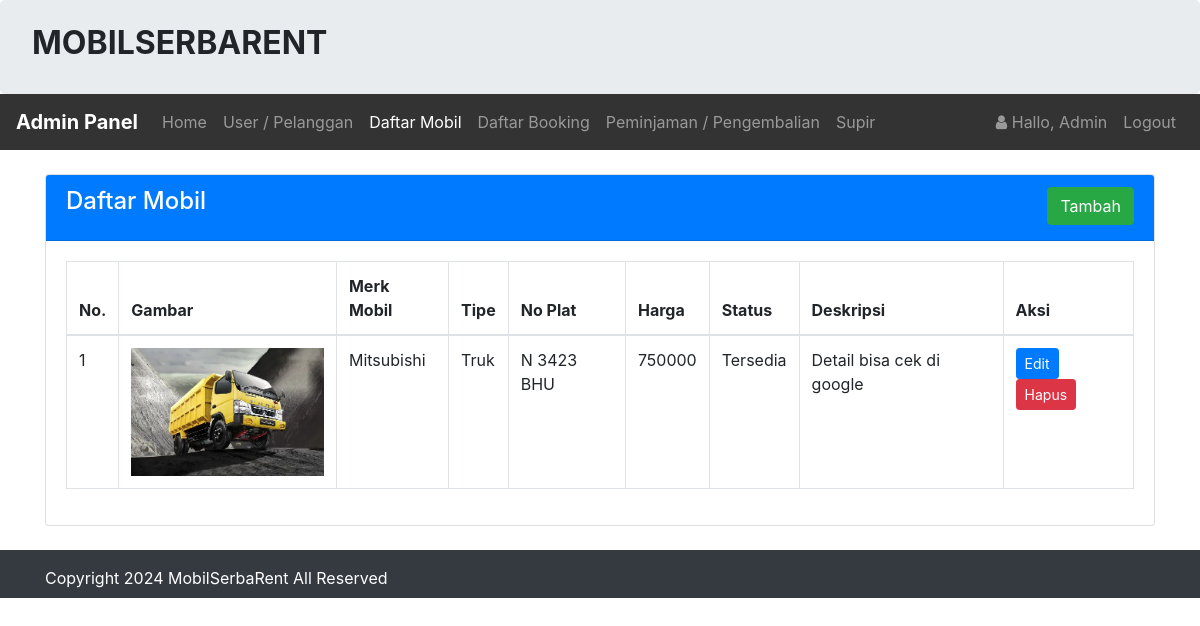
/admin/mobil/mobil.php (signed in), run on the app's committed database.
### tables this page shows
CREATE TABLE IF NOT EXISTS `infoweb` (
  `id` int NOT NULL,
  `nama_rental` varchar(255) DEFAULT NULL,
  `telp` varchar(15) DEFAULT NULL,
  `alamat` text,
  `email` varchar(255) DEFAULT NULL,
  `no_rek` text,
  `updated_at` timestamp NOT NULL DEFAULT CURRENT_TIMESTAMP
);

CREATE TABLE IF NOT EXISTS `mobil` (
  `id_mobil` int NOT NULL AUTO_INCREMENT,
  `no_plat` varchar(255) NOT NULL,
  `merk` varchar(255) NOT NULL,
  `harga` int NOT NULL,
  `deskripsi` varchar(255) NOT NULL,
  `tipe` varchar(255) DEFAULT NULL,
  `status` varchar(255) NOT NULL,
  `gambar` text NOT NULL,
  PRIMARY KEY (`id_mobil`)
);

### koneksi/koneksi.php (called while the page is built, shortened)
<?php
    $user = 'root';
    $pass = '';
    $koneksi = new PDO("mysql:host=localhost;dbname=db_rental", $user, $pass);
    $url = "http://localhost/rental-mobil/";
    $sql_web = "SELECT * FROM infoweb WHERE id = 1";
    $row_web = $koneksi->prepare($sql_web);
    $row_web->execute();
    $info_web = $row_web->fetch(PDO::FETCH_OBJ);
?>

### admin/mobil/mobil.php (the view, shortened to what this page needs)
<?php
    require '../../koneksi/koneksi.php';
    $title_web = 'Daftar Mobil';
    include '../header.php';
?>
<br>
<div class="container">
    <div class="card">
        <div class="card-header text-white bg-primary">
            <h4 class="card-title">
                Daftar Mobil
                <div class="float-right">
                    <a class="btn btn-success" href="tambah.php" role="button">Tambah</a>
                </div>
            </h4>
        </div>
        <div class="card-body">
            <div class="table-responsive">
                <table class="table table-bordered">
                    <thead>
                        <tr>
                            <th>No.</th>
                            <th>Gambar</th>
                            <th>Merk Mobil</th>
                            <th>Tipe</th>
                            <th>No Plat</th>
                            <th>Harga</th>
                            <th>Status</th>
                            <th>Deskripsi</th>
                            <th>Aksi</th>
                        </tr>
                    </thead>
                    <tbody>
                        <?php
                            $sql = "SELECT *FROM mobil ORDER BY id_mobil ASC";
                            $row = $koneksi->prepare($sql);
                            $row->execute();
                            $hasil = $row->fetchAll();
                            $no = 1;
                            foreach($hasil as $isi)
                            {
                        ?>
                        <tr>
                            <td><?php echo $no;?></td>
                            <td><img src="../../assets/image/<?php echo $isi['gambar'];?>" class="img-fluid" style="width:200px;"></td>
                            <td><?php echo $isi['merk'];?></td>
                            <td><?php echo $isi['tipe'];?></td>
                            <td><?php echo $isi['no_plat'];?></td>
                            <td><?php echo $isi['harga'];?></td>
                            <td><?php echo $isi['status'];?></td>
                            <td><?php echo $isi['deskripsi'];?></td>
                            <td>
                                <a class="btn btn-primary btn-sm" href="edit.php?id=<?php echo $isi['id_mobil'];?>" role="button">Edit</a>
                                <a class="btn btn-danger  btn-sm" href="proses.php?aksi=hapus&id=<?= $isi['id_mobil'];?>&gambar=<?= $isi['gambar'];?>" role="button">Hapus</a>
                            </td>
                        </tr>
                        <?php $no++; }?>
                    </tbody>
                </table>
            </div>
        </div>
    </div>
</div>
<?php  include '../footer.php';?>

### admin/header.php (shortened to what this page needs)
<?php
$id_login = $_SESSION['USER']['id_login'];
$row = $koneksi->prepare("SELECT * FROM login WHERE id_login=?");
$row->execute(array($id_login));
$hasil_login = $row->fetch();
?>
<!doctype html>
<html lang="en">
<head>
    <link rel="stylesheet" href="<?php echo $url; ?>assets/css/bootstrap.css">
    <link rel="stylesheet" href="<?php echo $url; ?>assets/css/font-awesome.css">
    <link href="https://cdnjs.cloudflare.com/ajax/libs/bootstrap-datetimepicker/4.17.37/css/bootstrap-datetimepicker.min.css" rel="stylesheet">
</head>
<body>
    <div class="jumbotron pt-4 pb-4">
        <div class="row">
            <div class="col-sm-8">
                <h2><b style="text-transform:uppercase;"><?= $info_web->nama_rental; ?> </b></h2>
            </div>
        </div>
    </div>
    <nav class="navbar navbar-expand-lg navbar-dark" style="background-color: #333;">
        <a class="navbar-brand" href="<?php echo $url; ?>admin/"><b>Admin Panel</b></a>
        <div class="collapse navbar-collapse" id="collapsibleNavId">
            <ul class="navbar-nav mr-auto mt-2 mt-lg-0">
                <li class="nav-item <?php if ($title_web == 'Dashboard') {
                                        echo 'active';
                                    } ?>">
                    <a class="nav-link" href="<?php echo $url; ?>admin/">Home <span class="sr-only">(current)</span></a>
                </li>
                <li class="nav-item <?php if ($title_web == 'User') {
                                        echo 'active';
                                    } ?>">
                    <a class="nav-link" href="<?php echo $url; ?>admin/user/index.php">User / Pelanggan</a>
                </li>
                <li class="nav-item <?php if ($title_web == 'Daftar Mobil') {
                                        echo 'active';
                                    } ?>
                <?php if ($title_web == 'Tambah Mobil') {
                    echo 'active';
                } ?>
                <?php if ($title_web == 'Edit Mobil') {
                    echo 'active';
                } ?>">
                    <a class="nav-link" href="<?php echo $url; ?>admin/mobil/mobil.php">Daftar Mobil</a>
                </li>
                <li class="nav-item <?php if ($title_web == 'Daftar Booking') {
                                        echo 'active';
                                    } ?>
                <?php if ($title_web == 'Konfirmasi') {
                    echo 'active';
                } ?>">
                    <a class="nav-link" href="<?php echo $url; ?>admin/booking/booking.php">Daftar Booking</a>
                </li>
                <li class="nav-item <?php if ($title_web == 'Peminjaman') {
                                        echo 'active';
                                    } ?>">
                    <a class="nav-link" href="<?php echo $url; ?>admin/peminjaman/peminjaman.php">Peminjaman / Pengembalian</a>
                </li>
                <li class="nav-item <?php if ($title_web == 'Supir') {
                                        echo 'active';
                                    } ?>">
                    <a class="nav-link" href="<?php echo $url; ?>admin/supir/supir.php">Supir</a>
                </li>
            </ul>
            <ul class="navbar-nav my-2 my-lg-0">
                <li class="nav-item">
                    <a class="nav-link" href="#">
                        <i class="fa fa-user"> </i> Hallo, <?php echo $hasil_login['nama_pengguna']; ?>
                    </a>
                </li>
                <li class="nav-item">
                    <a class="nav-link" onclick="return confirm('Apakah anda ingin logout ?');" href="<?php echo $url; ?>admin/logout.php">Logout</a>
                </li>
            </ul>
        </div>
    </nav>

### admin/footer.php (shortened to what this page needs)
    <div class="footer mt-4 bg-dark text-white pt-3 pb-2">
      <div class="container">
        Copyright <?= date('Y');?> <?= $info_web->nama_rental;?> All Reserved
      </div>
    </div>
  </body>
</html>

### data on the page
infoweb: nama_rental "MOBILSERBARENT", nama_rental "MobilSerbaRent"
mobil: gambar (picture), merk "Mitsubishi", tipe "Truk", no_plat "N 3423 BHU", harga "750000", status "Tersedia", deskripsi "Detail bisa cek di google"

### other printed values
$hasil_login['nama_pengguna'] "Admin"
